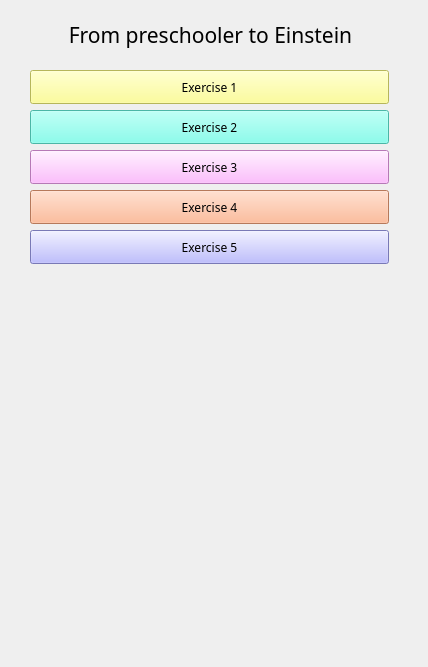
<?xml version="1.0" encoding="UTF-8"?>
<ui version="4.0">
 <class>MainWindow</class>
 <widget class="QMainWindow" name="MainWindow">
  <property name="geometry">
   <rect>
    <x>0</x>
    <y>0</y>
    <width>428</width>
    <height>667</height>
   </rect>
  </property>
  <property name="minimumSize">
   <size>
    <width>428</width>
    <height>0</height>
   </size>
  </property>
  <property name="maximumSize">
   <size>
    <width>428</width>
    <height>16777215</height>
   </size>
  </property>
  <property name="windowTitle">
   <string>Welcome to our application</string>
  </property>
  <property name="styleSheet">
   <string notr="true">border-bottom-color: rgb(46, 52, 54);
selection-color: rgb(64, 191, 81);</string>
  </property>
  <widget class="QWidget" name="centralWidget">
   <property name="styleSheet">
    <string notr="true">background-image: url(:/new/prefix1/AE.jpg);</string>
   </property>
   <widget class="QLabel" name="label">
    <property name="geometry">
     <rect>
      <x>0</x>
      <y>10</y>
      <width>421</width>
      <height>51</height>
     </rect>
    </property>
    <property name="font">
     <font>
      <family>Reem Kufi</family>
     </font>
    </property>
    <property name="text">
     <string>&lt;html&gt;&lt;head/&gt;&lt;body&gt;&lt;p align=&quot;center&quot;&gt;&lt;span style=&quot; font-size:16pt;&quot;&gt;From preschooler to Einstein&lt;/span&gt;&lt;/p&gt;&lt;/body&gt;&lt;/html&gt;</string>
    </property>
   </widget>
   <widget class="QPushButton" name="pushButton_3">
    <property name="geometry">
     <rect>
      <x>30</x>
      <y>150</y>
      <width>359</width>
      <height>34</height>
     </rect>
    </property>
    <property name="font">
     <font>
      <family>Reem Kufi</family>
     </font>
    </property>
    <property name="styleSheet">
     <string notr="true">background-color: rgb(255, 170, 255);</string>
    </property>
    <property name="text">
     <string>Exercise 3</string>
    </property>
   </widget>
   <widget class="QPushButton" name="pushButton_5">
    <property name="geometry">
     <rect>
      <x>30</x>
      <y>230</y>
      <width>359</width>
      <height>34</height>
     </rect>
    </property>
    <property name="font">
     <font>
      <family>Reem Kufi</family>
     </font>
    </property>
    <property name="styleSheet">
     <string notr="true">background-color: rgb(170, 170, 255);</string>
    </property>
    <property name="text">
     <string>Exercise 5</string>
    </property>
   </widget>
   <widget class="QPushButton" name="pushButton_2">
    <property name="geometry">
     <rect>
      <x>30</x>
      <y>110</y>
      <width>359</width>
      <height>34</height>
     </rect>
    </property>
    <property name="font">
     <font>
      <family>Reem Kufi</family>
     </font>
    </property>
    <property name="styleSheet">
     <string notr="true">background-color: rgb(105, 255, 233);</string>
    </property>
    <property name="text">
     <string>Exercise 2</string>
    </property>
   </widget>
   <widget class="QPushButton" name="pushButton">
    <property name="geometry">
     <rect>
      <x>30</x>
      <y>70</y>
      <width>359</width>
      <height>34</height>
     </rect>
    </property>
    <property name="font">
     <font>
      <family>Reem Kufi</family>
     </font>
    </property>
    <property name="styleSheet">
     <string notr="true">background-color: rgb(255, 255, 127);</string>
    </property>
    <property name="text">
     <string>Exercise 1</string>
    </property>
   </widget>
   <widget class="QPushButton" name="pushButton_4">
    <property name="geometry">
     <rect>
      <x>30</x>
      <y>190</y>
      <width>359</width>
      <height>34</height>
     </rect>
    </property>
    <property name="font">
     <font>
      <family>Reem Kufi</family>
     </font>
    </property>
    <property name="styleSheet">
     <string notr="true">background-color: rgb(255, 170, 127);</string>
    </property>
    <property name="text">
     <string>Exercise 4</string>
    </property>
   </widget>
  </widget>
  <widget class="QStatusBar" name="statusBar"/>
 </widget>
 <layoutdefault spacing="6" margin="11"/>
 <resources/>
 <connections/>
</ui>
